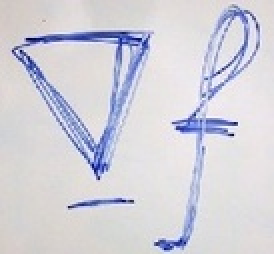
%> input picture ImportAndMixEditing_new_method/word.jpg, 137 x 127 px, shrunk from 166 x 154 before the run (shown 2 times larger)
$ octave editing_script_RGB.m   (GNU Octave 9; MATLAB toolbox functions it lacks are replaced by stand-ins)
%> lines starting %> are read from the running program, lines starting %| are printed output that depends on the picture
clc
clear
close all
object_source = imread('word.jpg');
%> object_source is the input picture: size 127x137x3 uint8; mean R, G, B 209.9, 209.3, 218.1
background = imread('wall.jpg');
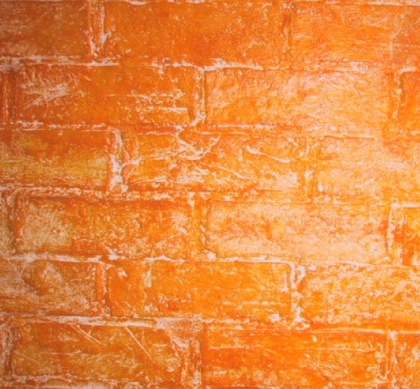
%> input picture ImportAndMixEditing_new_method/wall.jpg, 420 x 389 px, shrunk from 510 x 472 before the run
%> background is the input picture: size 389x420x3 uint8; mean R, G, B 230.7, 136, 63.3
object_source1 = object_source(:,:,1);
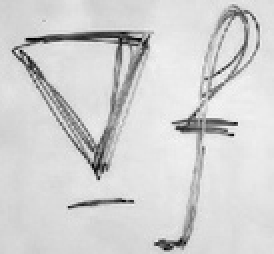
%> object_source1: size 127x137 uint8 (shown 2 times larger); min 0, max 250, mean 209.9
object_source2 = object_source(:,:,2);
object_source3 = object_source(:,:,3);
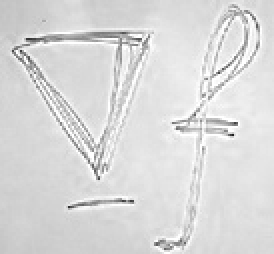
%> object_source3: size 127x137 uint8 (shown 2 times larger); min 31, max 255, mean 218.1
background1 = background(:,:,1);
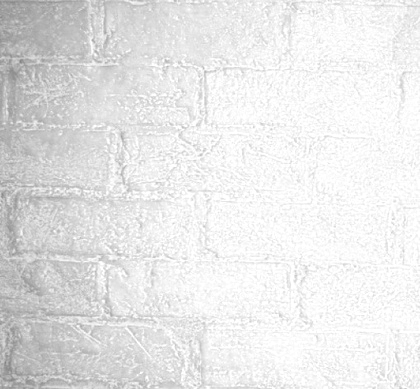
%> background1: size 389x420 uint8; min 129, max 255, mean 230.7
background2 = background(:,:,2);
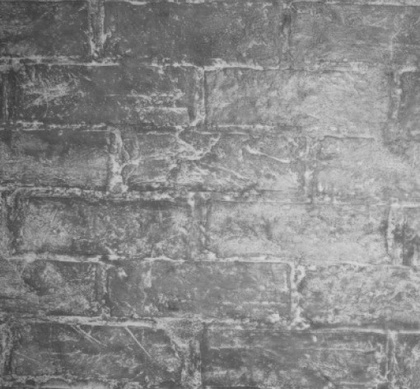
%> background2: size 389x420 uint8; min 54, max 222, mean 136
background3 = background(:,:,3);
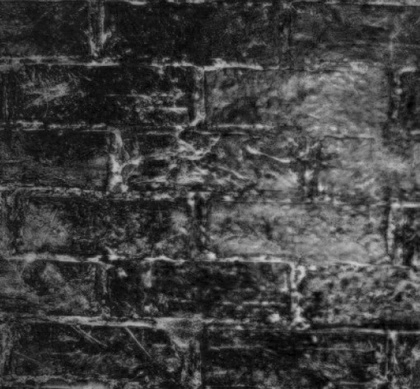
%> background3: size 389x420 uint8; min 0, max 211, mean 63.3

%%
%Get the arbitrary shape
%> (the run ends here)
